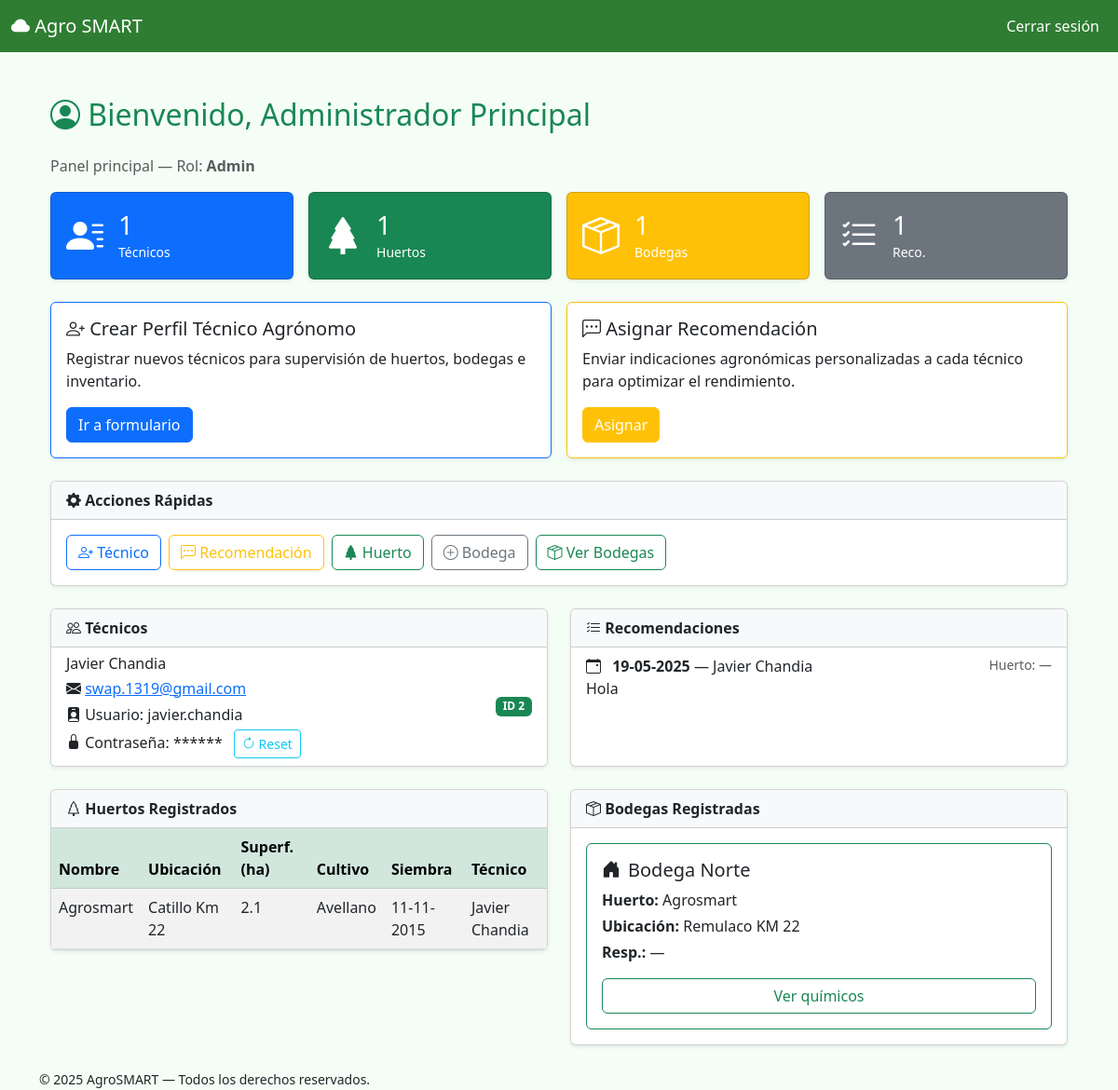
The page /admin/dashboard (signed in) on the database its author committed.
### app/models.py (models this page shows, shortened)
class User(db.Model, UserMixin):
    __tablename__ = 'users'
    id = db.Column(db.Integer, primary_key=True)
    name = db.Column(db.String(100), nullable=False)
    email = db.Column(db.String(150), unique=True, nullable=False, index=True)
    password = db.Column(db.String(200), nullable=False)
    role = db.Column(db.String(20), nullable=False)  # "admin" o "tecnico"
    created_by = db.Column(db.Integer, db.ForeignKey('users.id'))  # Creador (otro admin)
    creador = db.relationship('User', remote_side=[id], backref='tecnicos_creados')
    huertos_asignados = db.relationship('Huerto', backref='responsable', lazy=True)
    bodegas_asignadas = db.relationship(
        'Bodega',
        secondary=tecnico_bodega,
        backref='tecnicos_asignados',
        lazy='dynamic'
    )

class Recomendacion(db.Model):
    __tablename__ = 'recomendacion'
    id = db.Column(db.Integer, primary_key=True)
    contenido = db.Column(db.Text, nullable=False)
    fecha = db.Column(db.DateTime, default=datetime.utcnow)
    categoria = db.Column(db.String(100))
    estado = db.Column(db.String(20), default="pendiente")
    adjunto = db.Column(db.String(200))
    tecnico_id = db.Column(db.Integer, db.ForeignKey('users.id'))
    autor_id = db.Column(db.Integer, db.ForeignKey('users.id'))
    tecnico = db.relationship('User', foreign_keys=[tecnico_id])
    autor = db.relationship('User', foreign_keys=[autor_id])

class Huerto(db.Model):
    __tablename__ = 'huertos'
    id = db.Column(db.Integer, primary_key=True)
    nombre = db.Column(db.String(100), nullable=False)
    ubicacion = db.Column(db.String(200))
    superficie_ha = db.Column(db.Float)
    tipo_cultivo = db.Column(db.String(100))
    fecha_siembra = db.Column(db.Date)
    responsable_id = db.Column(db.Integer, db.ForeignKey('users.id'))  # técnico responsable
    bodegas = db.relationship('Bodega', back_populates='huerto', lazy=True)

class Bodega(db.Model):
    __tablename__ = 'bodegas'
    id = db.Column(db.Integer, primary_key=True)
    nombre = db.Column(db.String(100), nullable=False)
    ubicacion = db.Column(db.String(200))
    huerto_id = db.Column(db.Integer, db.ForeignKey('huertos.id'), nullable=False)
    huerto = db.relationship('Huerto', back_populates='bodegas')
    quimicos = db.relationship('Quimico', backref='bodega', lazy=True)

### app/routes/admin.py (the view)
@admin_bp.route('/admin/dashboard')
@login_required
@admin_required
def admin_dashboard():
    if current_user.role != 'admin':
        return redirect(url_for('auth.login'))
    bodegas = Bodega.query.order_by(Bodega.nombre.asc()).all()
    tecnicos = User.query.filter_by(role='tecnico').all()
    huertos = Huerto.query.order_by(Huerto.nombre.asc()).all()       # <-- Añadido
    ultimas_recomendaciones = (
        Recomendacion.query
        .order_by(Recomendacion.fecha.desc())
        .limit(5)
        .all()
    )
    return render_template(
        'admin/admin_dashboard.html',
        bodegas=bodegas,
        tecnicos=tecnicos,
        huertos=huertos,                                          # <-- Añadido
        ultimas_recomendaciones=ultimas_recomendaciones
    )

### app/routes/admin.py (called while the page is built)
def admin_required(f):
    @wraps(f)
    def decorated_function(*args, **kwargs):
        if current_user.role != 'admin':
            flash("Acceso no autorizado", "danger")
            return redirect(url_for('admin.admin_dashboard'))  # o cualquier otro endpoint válido
        return f(*args, **kwargs)
    return decorated_function

### app/templates/admin/admin_dashboard.html (shortened to what this page needs)
{% extends "base.html" %}
{% block content %}
<div class="container py-4">
  <h2 class="mb-4 text-success">
    <i class="bi bi-person-circle"></i> Bienvenido, {{ current_user.name }}
  </h2>
  <p class="text-muted">Panel principal — Rol: <strong>{{ current_user.role|capitalize }}</strong></p>
  {% if current_user.role == 'admin' %}
  <div class="row g-3 mb-4">
    {% set stats = [
      {'icon':'person-lines-fill','count': tecnicos|length, 'label':'Técnicos','color':'primary'},
      {'icon':'tree-fill','count': huertos|length,       'label':'Huertos','color':'success'},
      {'icon':'box-seam','count': bodegas|length,       'label':'Bodegas','color':'warning'},
      {'icon':'list-check','count': ultimas_recomendaciones|length,'label':'Reco.','color':'secondary'}
    ] %}
    {% for item in stats %}
    <div class="col-md-3">
      <div class="card text-white bg-{{ item.color }} shadow-sm h-100">
        <div class="card-body d-flex align-items-center">
          <i class="bi bi-{{ item.icon }} fs-1 me-3"></i>
          <div>
            <h3 class="mb-0">{{ item.count }}</h3>
            <small>{{ item.label }}</small>
          </div>
        </div>
      </div>
    </div>
    {% endfor %}
  </div>
  <div class="row g-3 mb-4">
    <div class="col-md-6">
      <div class="card border-primary shadow-sm h-100">
        <div class="card-body">
          <h5 class="card-title"><i class="bi bi-person-plus"></i> Crear Perfil Técnico Agrónomo</h5>
          <p class="card-text">Registrar nuevos técnicos para supervisión de huertos, bodegas e inventario.</p>
          <a href="{{ url_for('admin.crear_tecnico') }}" class="btn btn-primary">Ir a formulario</a>
        </div>
      </div>
    </div>
    <div class="col-md-6">
      <div class="card border-warning shadow-sm h-100">
        <div class="card-body">
          <h5 class="card-title"><i class="bi bi-chat-left-dots"></i> Asignar Recomendación</h5>
          <p class="card-text">Enviar indicaciones agronómicas personalizadas a cada técnico para optimizar el rendimiento.</p>
          <a href="{{ url_for('admin.recomendar') }}" class="btn btn-warning text-white">Asignar</a>
        </div>
      </div>
    </div>
  </div>
  <div class="card mb-4 shadow-sm">
    <div class="card-header bg-light"><strong><i class="bi bi-gear-fill"></i> Acciones Rápidas</strong></div>
    <div class="card-body">
      <div class="d-flex flex-wrap gap-2">
        <a class="btn btn-outline-primary" href="{{ url_for('admin.crear_tecnico') }}"><i class="bi bi-person-plus"></i> Técnico</a>
        <a class="btn btn-outline-warning" href="{{ url_for('admin.recomendar') }}"><i class="bi bi-chat-left-dots"></i> Recomendación</a>
        <a class="btn btn-outline-success" href="{{ url_for('admin.crear_huerto') }}"><i class="bi bi-tree-fill"></i> Huerto</a>
        <a class="btn btn-outline-secondary" href="{{ url_for('admin.crear_bodega') }}"><i class="bi bi-plus-circle"></i> Bodega</a>
        <a class="btn btn-outline-success" href="{{ url_for('admin.listar_bodegas') }}"><i class="bi bi-box-seam"></i> Ver Bodegas</a>
      </div>
    </div>
  </div>
    <div class="row g-4 mb-4">
      <div class="col-lg-6">
        <div class="card h-100 shadow-sm">
          <div class="card-header bg-light"><strong><i class="bi bi-people"></i> Técnicos</strong></div>
          <ul class="list-group list-group-flush">
            {% for t in tecnicos %}
            <li class="list-group-item">
              <div class="d-flex justify-content-between align-items-start">
                <div>
                  <h6 class="mb-1">{{ t.name }}</h6>
                  <p class="mb-1">
                    <i class="bi bi-envelope-fill"></i>
                    <a href="mailto:{{ t.email }}">{{ t.email }}</a>
                  </p>
                  <p class="mb-1">
                    <i class="bi bi-person-badge-fill"></i>
                    Usuario: {{ t.name|lower|replace(' ', '.') }}
                  </p>
                  <p class="mb-0">
                    <i class="bi bi-lock-fill"></i>
                    Contraseña: ******
                    <a href="{{ url_for('admin.reset_password', tecnico_id=t.id) }}" class="ms-2 btn btn-sm btn-outline-info">
                      <i class="bi bi-arrow-clockwise"></i> Reset
                    </a>
                  </p>
                </div>
                <span class="badge bg-success align-self-center">ID {{ t.id }}</span>
              </div>
            </li>
            {% else %}
            <li class="list-group-item text-muted">No hay técnicos registrados.</li>
            {% endfor %}
          </ul>
        </div>
      </div>
      <div class="col-lg-6">
        <div class="card h-100 shadow-sm">
          <div class="card-header bg-light"><strong><i class="bi bi-list-check"></i> Recomendaciones</strong></div>
          <ul class="list-group list-group-flush">
            {% for r in ultimas_recomendaciones %}
            <li class="list-group-item">
              <div class="d-flex justify-content-between">
                <div>
                  <i class="bi bi-calendar-event me-2"></i>
                  <strong>{{ r.fecha.strftime('%d-%m-%Y') }}</strong> — {{ r.tecnico.name }}
                </div>
                <small class="text-muted">Huerto: {{ r.huerto.nombre if r.huerto else '—' }}</small>
              </div>
              <p class="mb-0">{{ r.contenido }}</p>
            </li>
            {% else %}
            <li class="list-group-item text-muted">No hay recomendaciones.</li>
            {% endfor %}
          </ul>
        </div>
      </div>
    </div>
  <div class="row g-4">
    <div class="col-lg-6">
      <div class="card shadow-sm">
        <div class="card-header bg-light"><strong><i class="bi bi-tree"></i> Huertos Registrados</strong></div>
        <div class="table-responsive">
          <table class="table table-striped mb-0">
            <thead class="table-success">
              <tr><th>Nombre</th><th>Ubicación</th><th>Superf. (ha)</th><th>Cultivo</th><th>Siembra</th><th>Técnico</th></tr>
            </thead>
            <tbody>
              {% for h in huertos %}
              <tr>
                <td>{{ h.nombre }}</td>
                <td>{{ h.ubicacion }}</td>
                <td>{{ h.superficie_ha }}</td>
                <td>{{ h.tipo_cultivo }}</td>
                <td>{{ h.fecha_siembra.strftime('%d-%m-%Y') }}</td>
                <td>{{ h.responsable.name }}</td>
              </tr>
              {% else %}
              <tr><td colspan="6" class="text-center text-muted">No hay huertos.</td></tr>
              {% endfor %}
            </tbody>
          </table>
        </div>
      </div>
    </div>
    <div class="col-lg-6">
      <div class="card shadow-sm">
        <div class="card-header bg-light"><strong><i class="bi bi-box-seam"></i> Bodegas Registradas</strong></div>
        <div class="card-body">
          <div class="row row-cols-1 g-3">
            {% for b in bodegas %}
            <div class="col">
              <div class="card border-success h-100">
                <div class="card-body d-flex flex-column justify-content-between">
                  <div>
                    <h5><i class="bi bi-house-door-fill me-2"></i>{{ b.nombre }}</h5>
                    <p class="mb-1"><strong>Huerto:</strong> {{ b.huerto.nombre if b.huerto else '—' }}</p>
                    <p class="mb-1"><strong>Ubicación:</strong> {{ b.ubicacion or '—' }}</p>
                    <p class="mb-0"><strong>Resp.:</strong> {{ b.responsable.name if b.responsable else '—' }}</p>
                  </div>
                  <a href="{{ url_for('admin.ver_quimicos', bodega_id=b.id) }}" class="btn btn-outline-success mt-3">Ver químicos</a>
                </div>
              </div>
            </div>
            {% else %}
            <div class="col"><div class="alert alert-info text-center mb-0">No hay bodegas.</div></div>
            {% endfor %}
          </div>
        </div>
      </div>
    </div>
  </div>
  {% endif %}
</div>
{% endblock %}

### app/templates/base.html (style rules this page uses)
body { background-color: #f4fdf6; }

### rows shown on the page
User: name "Administrador Principal", role "Admin"
User: name "Javier Chandia", email "swap.1319@gmail.com", name "javier.chandia", id "2"
Recomendacion: fecha "19-05-2025", tecnico.name "Javier Chandia", huerto "—", contenido "Hola"
Huerto: nombre "Agrosmart", ubicacion "Catillo Km 22", superficie_ha "2.1", tipo_cultivo "Avellano", fecha_siembra "11-11-2015", responsable.name "Javier Chandia"
Bodega: nombre "Bodega Norte", huerto "Agrosmart", ubicacion "Remulaco KM 22", responsable "—"

### other values the page prints
{{ item.count }} "1" "1" "1" "1"
{{ item.label }} "Técnicos" "Huertos" "Bodegas" "Reco."
{{ current_year or "2025" }} "2025"
